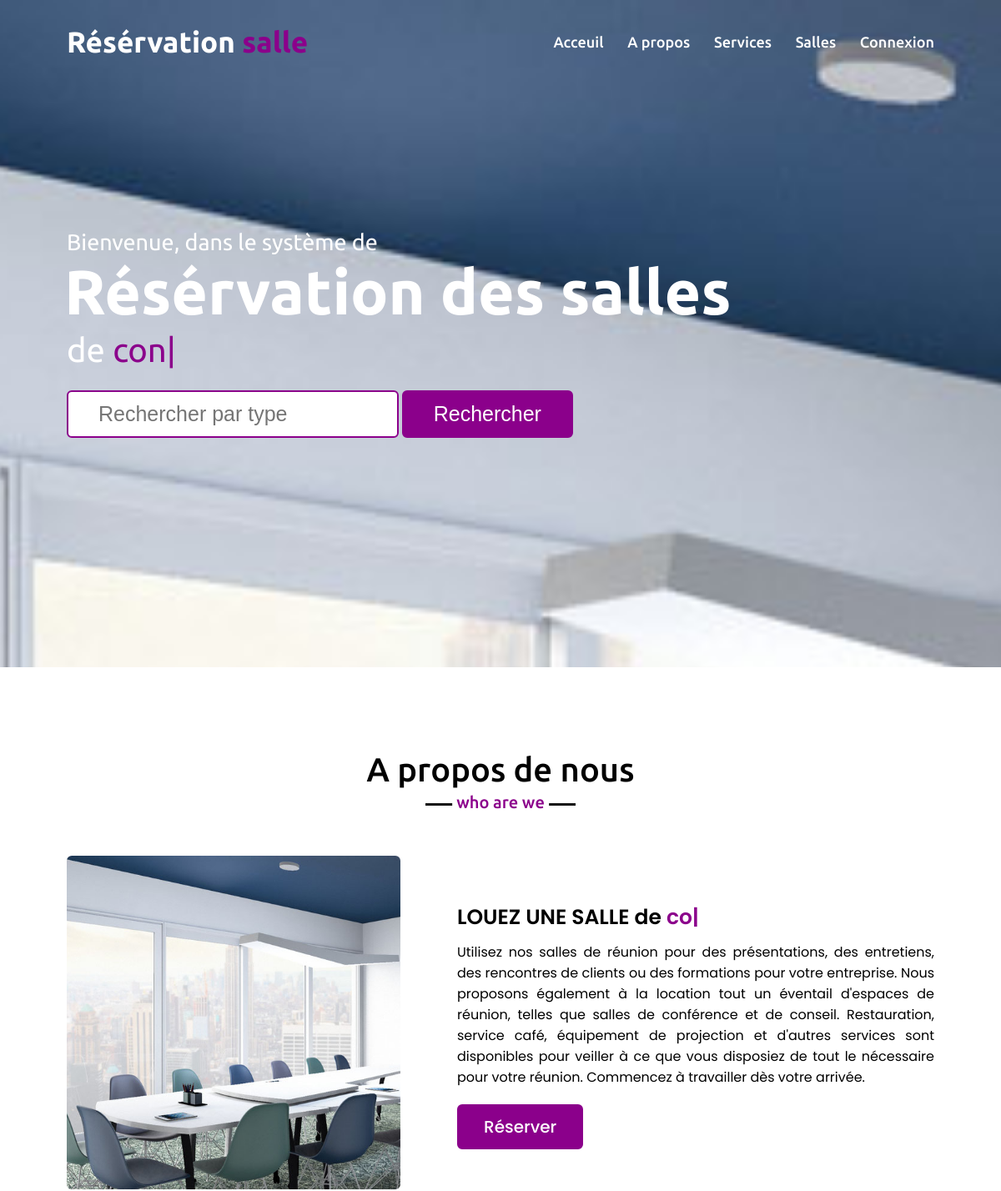
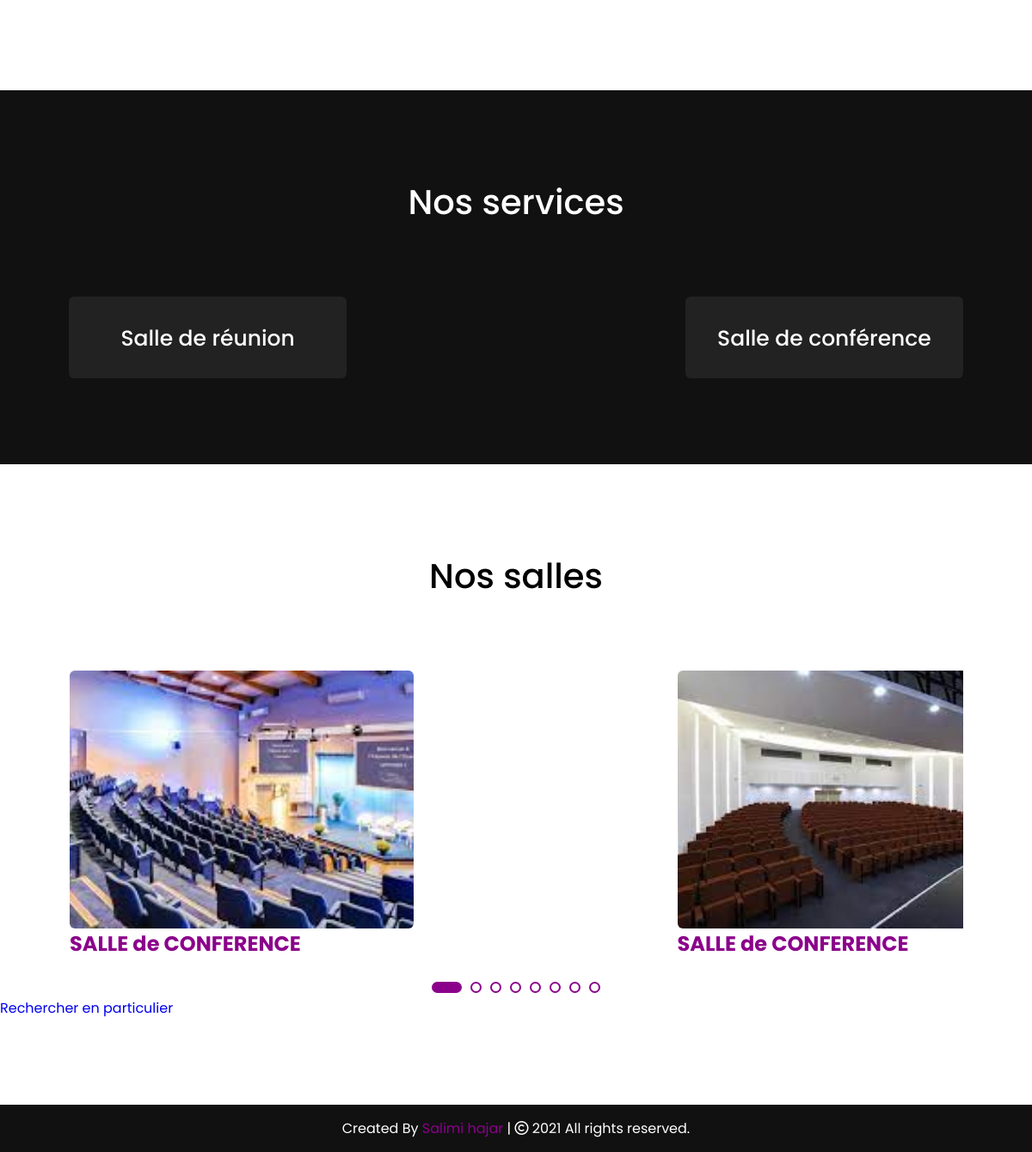
The page / on the database its author committed (2 pictures, top to bottom).
### tables this page shows
CREATE TABLE IF NOT EXISTS `voiture` (
  `id` varchar(255) NOT NULL,
  `nom` varchar(255) DEFAULT NULL,
  `Date_Creation` date DEFAULT NULL,
  `Adresse` varchar(255) DEFAULT NULL,
  `image` varchar(3000) NOT NULL,
  `description` text NOT NULL,
  `prix` varchar(3000) NOT NULL,
  PRIMARY KEY (`id`)
);

### index.php (the view, shortened to what this page needs)
<!DOCTYPE html>
<html lang="en">
<head>
    <link rel="stylesheet" href="style.css">
    <link rel="stylesheet" href="https://cdnjs.cloudflare.com/ajax/libs/OwlCarousel2/2.3.4/assets/owl.carousel.min.css"/>
</head>
<?php
require_once('pages/connexiondb.php');
$Etage=isset($_GET['nomNUn'])?$_GET['nomNUn']:"";
$requete="select * from voiture where nom like '%$Etage%'";
$resultatB=$pdo->query($requete);
?>
<body>
    <nav class="navbar">
        <div class="max-width">
            <div class="logo"><a href="#">Résérvation<span> salle
</span></a></div>
            <ul class="menu">
                <li><a href="#home" class="menu-btn">Acceuil</a></li>
                <li><a href="#about" class="menu-btn">A propos</a></li>
                <li><a href="#services" class="menu-btn">Services</a></li>
                <li><a href="#skills" class="menu-btn">Salles</a></li>
                <li><a href="pages/login.php" class="menu-btn">Connexion</a></li>
            </ul>
        </div>
    </nav>
    <section class="home" id="home">
        <div class="max-width">
            <div class="home-content">
                 <div class="text-1">Bienvenue, dans le système de </div>
                <div class="text-2">Résérvation des salles </div>
                <div class="text-3"> de <span class="typing"></span></div>
                <div class="form">
                <form name="form" method="post" action="" href="#skills">
                    <input class="mt" type="text" name="mot" placeholder="Rechercher par type ">
        <input class="bt" type="submit" name="submit" value="Rechercher" href="#skills">
                </form>
                </div>
            </div>
        </div>
    </section>
    <section class="about" id="about">
        <div class="max-width">
            <h2 class="title">A propos de nous</h2>
            <div class="about-content">
                <div class="column left">
                    <img src="images/reunion4.jpg" alt="">
                </div>
                <div class="column right">
                    <div class="text">LOUEZ UNE SALLE de <span class="typing-2"></span></div>
                    <p>Utilisez nos salles de réunion pour des présentations, des entretiens, des rencontres de clients ou des formations pour votre entreprise. Nous proposons également à la location tout un éventail d'espaces de réunion, telles que salles de conférence et de conseil. Restauration, service café, équipement de projection et d'autres services sont disponibles pour veiller à ce que vous disposiez de tout le nécessaire pour votre réunion. Commencez à travailler dès votre arrivée.
</p>
                    <a href="pages/login.php">Réserver</a>
                </div>
            </div>
        </div>
    </section>
    <section class="services" id="services">
        <div class="max-width">
            <h2 class="text" style="
    position: relative;
    text-align: center;
    font-size: 40px;
    font-weight: 500;
    margin-bottom: 60px;
    padding-bottom: 20px;
">Nos services</h2>
            <div class="serv-content">
                <div class="card">
                    <div class="box">
                        <div class="text">Salle de réunion</div>
                    </div>
                </div>
                <div class="card">
                    <div class="box">
                        <div class="text">Salle de conférence</div>
                    </div>
                </div>
                 </div>
            </div>
    </section>
    <section class="skills" id="skills">
        <div class="max-width">
            <h2 class="text" style="
    position: relative;
    text-align: center;
    font-size: 40px;
    font-weight: 500;
    margin-bottom: 60px;
    padding-bottom: 20px;
">Nos salles</h2>
        <div class="skills-content">
                <div class="carousel owl-carousel">
 <?php  while($universite=$resultatB->fetch()) {?>
                          <div class="card">
                    <div class="box">
                                        <img style="   height: 300px;
    width: 400px;
    object-fit: cover;
    border-radius: 6px;
" src="images/<?php echo $universite['image'] ?>" alt="" />
<a style=" color: #8b008b" href="pages/afficherplusUniversite.php?nomIU=<?php echo $universite['id'] ?>" class="scrolly">
                                        <h2><?php echo $universite['nom'] ?></h2>
</div>
 </div>
      <?php } ?>
</div>
 </div>
 </div>
                    <a href="index.php">Rechercher en particulier</a>
    </section>
    <footer>
        <span>Created By <a href="https://www.codingnepalweb.com">Salimi hajar</a> | <span class="far fa-copyright"></span> 2021 All rights reserved.</span>
    </footer>
</body>
</html>

### style.css (style rules this page uses)
* { margin: 0; padding: 0; box-sizing: border-box; text-decoration: none; }
html { scroll-behavior: smooth; }
section { padding: 100px 0; }
.max-width { max-width: 1300px; padding: 0 80px; margin: auto; }
.about, .services, .skills, .teams, .contact, footer { font-family: 'Poppins', sans-serif; }
.about .about-content, .services .serv-content, .skills .skills-content, .contact .contact-content { display: flex; flex-wrap: wrap; align-items: center; justify-content: space-between; }
section .title { position: relative; text-align: center; font-size: 40px; font-weight: 500; margin-bottom: 60px; padding-bottom: 20px; font-family: 'Ubuntu', sans-serif; }
section .title::before { content: ""; position: absolute; bottom: 0px; left: 50%; width: 180px; height: 3px; background: #111; transform: translateX(-50%); }
section .title::after { position: absolute; bottom: -8px; left: 50%; font-size: 20px; color: #8b008b; padding: 0 5px; background: #fff; transform: translateX(-50%); }
.navbar { position: fixed; width: 100%; z-index: 999; padding: 30px 0; font-family: 'Ubuntu', sans-serif; transition: all 0.3s ease; }
.navbar .max-width { display: flex; align-items: center; justify-content: space-between; }
.navbar .logo a { color: #fff; font-size: 35px; font-weight: 600; }
.navbar .logo a span { color: #8b008b; transition: all 0.3s ease; }
.navbar .menu li { list-style: none; display: inline-block; }
.navbar .menu li a { display: block; color: #fff; font-size: 18px; font-weight: 500; margin-left: 25px; transition: color 0.3s ease; }
.menu-btn { color: #fff; font-size: 23px; cursor: pointer; display: none; }
.home { display: flex; background: url("images/reunion4.JPG") no-repeat center; height: 100vh; color: #fff; min-height: 500px; background-size: cover; background-attachment: fixed; font-family: 'Ubuntu', sans-serif; }
.home .max-width { margin: auto 0 auto 30px; }
.home .home-content .text-1 { font-size: 27px; }
.home .home-content .text-2 { font-size: 75px; font-weight: 600; margin-left: -3px; }
.home .home-content .text-3 { font-size: 40px; margin: 5px 0; }
.home .home-content .text-3 span { color: #8b008b; font-weight: 400; }
.home .home-content .form .bt { display: inline-block; background: #8b008b; color: #fff; font-size: 25px; padding: 12px 36px; margin-top: 20px; font-weight: 400; border-radius: 6px; border: 2px solid #8b008b; transition: all 0.3s ease; }
.home .home-content .form .mt { font-size: 25px; padding: 12px 36px; margin-top: 20px; font-weight: 400; border-radius: 6px; border: 2px solid #8b008b; transition: all 0.3s ease; }
.about .title::after { content: "who are we"; }
.about .about-content .left { width: 45%; }
.about .about-content .left img { height: 400px; width: 400px; object-fit: cover; border-radius: 6px; }
.about .about-content .right { width: 55%; }
.about .about-content .right .text { font-size: 25px; font-weight: 600; margin-bottom: 10px; }
.about .about-content .right .text span { color: #8b008b; }
.about .about-content .right p { text-align: justify; }
.about .about-content .right a { display: inline-block; background: #8b008b; color: #fff; font-size: 20px; font-weight: 500; padding: 10px 30px; margin-top: 20px; border-radius: 6px; border: 2px solid #8b008b; transition: all 0.3s ease; }
.services, .teams { color:#fff; background: #111; }
.services .serv-content .card { width: calc(33% - 20px); background: #222; text-align: center; border-radius: 6px; padding: 20px 25px; cursor: pointer; transition: all 0.3s ease; }
.services .serv-content .card .box { transition: all 0.3s ease; }
.services .serv-content .card .text { font-size: 25px; font-weight: 500; margin: 10px 0 7px 0; }
footer { background: #111; padding: 15px 23px; color: #fff; text-align: center; }
footer span a { color: #8b008b; text-decoration: none; }
@media (max-width: 1300px) { .home .max-width { margin-left: 0px; } }

### rows shown on the page
voiture: image (picture), nom "SALLE de CONFERENCE"
voiture: image (picture), nom "SALLE de CONFERENCE"
